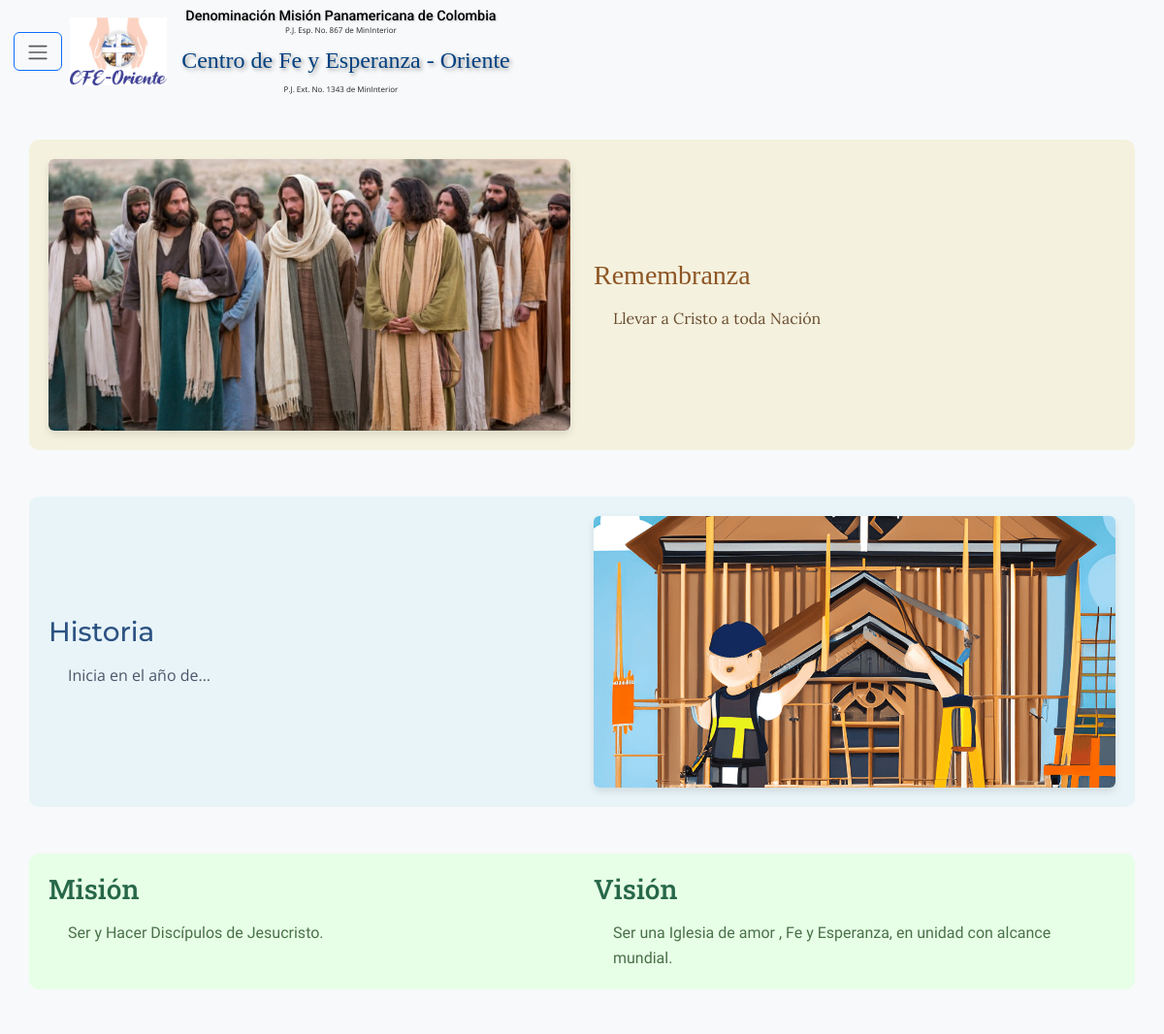
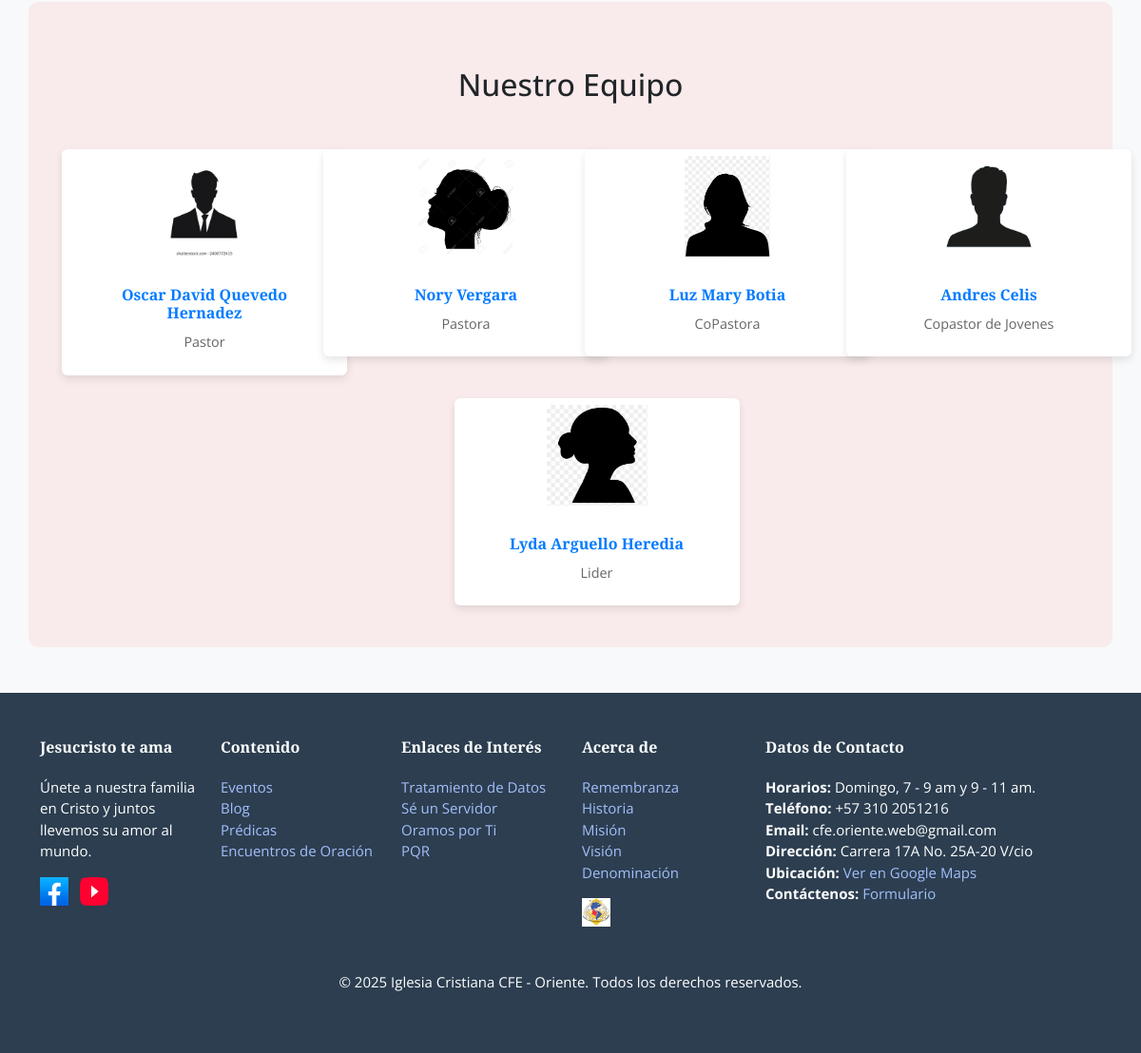
The page /about/ on the database its author committed (2 pictures, top to bottom).
### core/models.py (models this page shows, shortened)
class About(models.Model):
    remembranza = models.TextField()
    historia = models.TextField()
    mision = models.TextField()
    vision = models.TextField()
    objects = models.Manager()

class Equipo(models.Model):
    nombre = models.CharField(max_length=100)
    rol = models.CharField(max_length=100)
    nombre_imagen = models.CharField(max_length=30, default='')
    objects = models.Manager()

### core/views.py (the view)
# urls.py: path('about/', views.about, name='about'),
def about(request):
    about_info = About.objects.first()  # Tomamos el primer registro (solo habrá uno)
    equipo = Equipo.objects.all()
    context = {
        'about': about_info,
        'equipo': equipo
    }
    return render(request, 'about.html', context)

### templates/about.html (shortened to what this page needs)
{% extends 'base.html' %}
{% load static %}
{% block content %}
<section class="about-section my-5">
  <h2 class="text-center mb-5">Acerca de Nosotros</h2>
  {% if about %}
  <div class="about-block remembranza-block mb-5">
    <div class="row align-items-center">
      <div class="col-md-6 order-md-2">
        <h3 class="about-title">Remembranza</h3>
        <p class="about-text">{{ about.remembranza }}</p>
      </div>
      <div class="col-md-6 order-md-1">
        <img
          src="{% static 'images/remembranza.jpg' %}"
          class="img-fluid rounded about-img w-100"
          alt="Remembranza"
        />
      </div>
    </div>
  </div>
  <div class="about-block historia-block mb-5">
    <div class="row align-items-center">
      <div class="col-md-6">
        <h3 class="about-title">Historia</h3>
        <p class="about-text">{{ about.historia }}</p>
      </div>
      <div class="col-md-6">
        <img
          src="{% static 'images/historia.png' %}"
          class="img-fluid rounded about-img w-100"
          alt="Historia"
        />
      </div>
    </div>
  </div>
  <div class="about-block mision-vision-block mb-5">
    <div class="row">
      <div class="col-md-6">
        <h3 class="about-title">Misión</h3>
        <p class="about-text">{{ about.mision }}</p>
      </div>
      <div class="col-md-6">
        <h3 class="about-title">Visión</h3>
        <p class="about-text">{{ about.vision }}</p>
      </div>
    </div>
  </div>
  {% else %}
  <p class="text-center">No hay información disponible por el momento.</p>
  {% endif %}
  <div class="equipo-block">
    <h2 class="text-center my-5">Nuestro Equipo</h2>
    <div class="row justify-content-center">
      {% for miembro in equipo %}
      <div class="col-md-4 col-lg-3 mb-4">
        <div class="card team-card">
          {% if miembro.nombre_imagen %}
          <img
            src="{% static 'images/equipo/'|add:miembro.nombre_imagen %}"
            class="card-img-top-equipo img-fluid w-100"
            alt="{{ miembro.nombre }}"
          />
          {% endif %}
          <div class="card-body text-center">
            <h5 class="card-title team-name">{{ miembro.nombre }}</h5>
            <p class="card-text team-role">{{ miembro.rol }}</p>
          </div>
        </div>
      </div>
      {% empty %}
      <p class="text-center">No hay miembros del equipo registrados.</p>
      {% endfor %}
    </div>
  </div>
</section>
{% endblock %}

### staticfiles/css/styles.css (style rules this page uses)
body { font-family: "Open Sans", sans-serif; background-color: #f8f9fa; padding-top: 10px; margin: 0; }
.row.justify-content-center { margin-left: auto; margin-right: auto; max-width: 1200px; }
.col-md-4 { margin-bottom: 30px; padding-left: 15px; padding-right: 15px; }
.card { min-width: 300px; margin-right: 1rem; }
.card-body { padding: 1.5rem; }
.card-title { font-family: "Montserrat", sans-serif, bold; font-size: 1rem; font-weight: 700; color: #a36508; margin-top: 0px; margin-bottom: 10px; }
.card-text { font-family: "Open Sans", sans-serif; font-size: 0.9rem; color: #a36508; margin-bottom: 8px; flex-grow: 1; }
.card-img-top-equipo { max-height: 120px; max-width: 120px; object-fit: contain; padding: 7px; display: block; margin-left: auto; margin-right: auto; }
.about-section { padding: 0 30px; max-width: 1200px; margin-left: auto; margin-right: auto; }
.about-block { padding: 20px; border-radius: 10px; }
.remembranza-block { background-color: #f4f1de; }
.remembranza-block .about-title { font-family: "Playfair Display", serif; color: #8d5524; }
.remembranza-block .about-text { font-family: "Lora", serif; color: #6b4e31; }
.historia-block { background-color: #e8f4f8; }
.historia-block .about-title { font-family: "Montserrat", sans-serif; color: #2c5282; }
.historia-block .about-text { font-family: "Open Sans", sans-serif; color: #4a5568; }
.mision-vision-block { background-color: #e6ffe6; }
.mision-vision-block .about-title { font-family: "Roboto Slab", serif; color: #276749; }
.mision-vision-block .about-text { font-family: "Source Sans Pro", sans-serif; color: #4a704a; }
.equipo-block { background-color: #f9ebeb; padding: 20px; border-radius: 10px; }
.about-title { font-family: "Playfair Display", serif; color: #2c3e50; margin-bottom: 15px; }
.about-text { font-family: "Open Sans", sans-serif; color: #555; margin: 0 20px; line-height: 1.6; }
.about-img { max-height: 280px; object-fit: cover; box-shadow: 0 4px 8px rgba(0, 0, 0, 0.1); }
.team-card { background-color: #fff; border: none; box-shadow: 0 4px 8px rgba(0, 0, 0, 0.1); transition: transform 0.3s ease; }
.team-name { font-family: "Playfair Display", serif; color: #007bff; margin-bottom: 10px; }
.team-role { font-family: "Open Sans", sans-serif; color: #666; }

### rows shown on the page
About: remembranza "Llevar a Cristo a toda Nación", historia "Inicia en el año de...", mision "Ser y Hacer Discípulos de Jesucristo.", vision "Ser una Iglesia de amor , Fe y Esperanza, en unidad con alcance mundial."
Equipo: nombre_imagen (picture), nombre "Oscar David Quevedo Hernadez", rol "Pastor"
Equipo: nombre_imagen (picture), nombre "Nory Vergara", rol "Pastora"
Equipo: nombre_imagen (picture), nombre "Luz Mary Botia", rol "CoPastora"
Equipo: nombre_imagen (picture), nombre "Andres Celis", rol "Copastor de Jovenes"
Equipo: nombre_imagen (picture), nombre "Lyda Arguello Heredia", rol "Lider"
